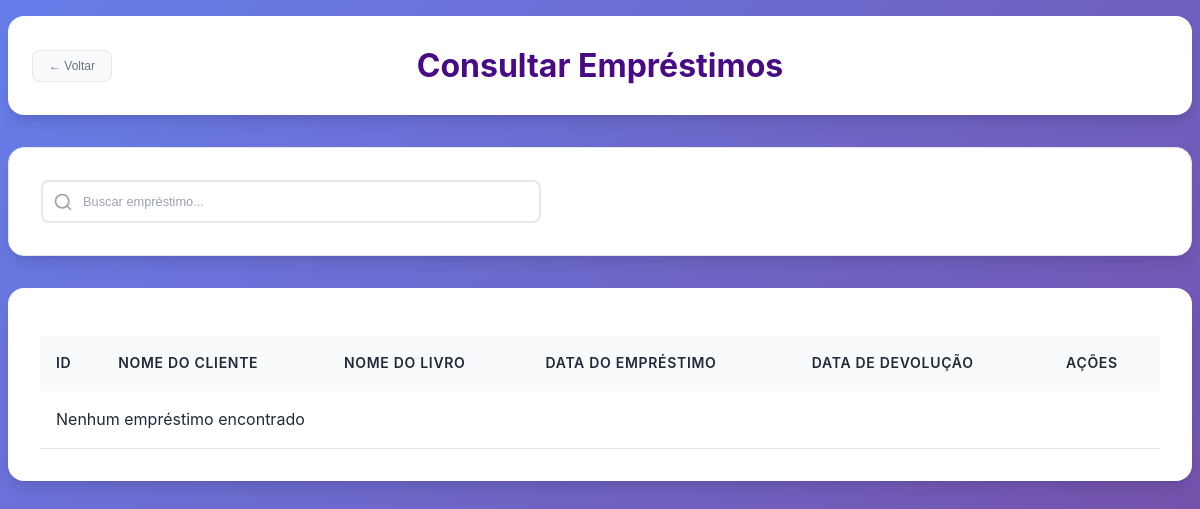
The app's page /subtelas/consultar_emprestimo.php (signed in), older data.
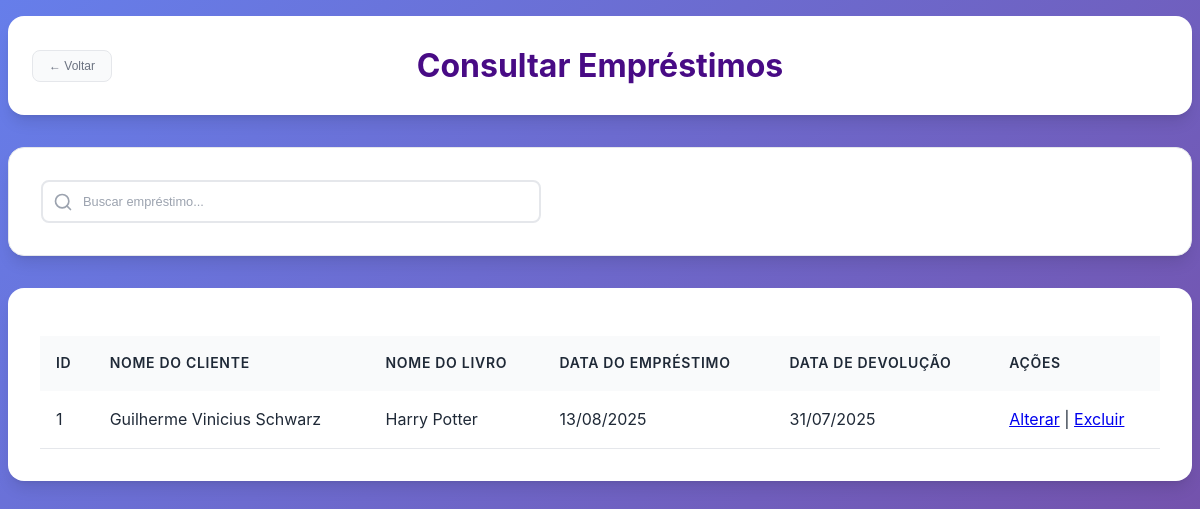
The same page, newer data.
### tables this page shows
CREATE TABLE `emprestimo` (
  `Cod_Emprestimo` int(11) NOT NULL,
  `Cod_Cliente` int(11) NOT NULL,
  `Cod_Livro` int(11) NOT NULL,
  `Data_Emprestimo` date NOT NULL,
  `Data_Devolucao` date NOT NULL
);

CREATE TABLE `cliente` (
  `Cod_Cliente` int(11) NOT NULL,
  `Cod_Perfil` int(11) DEFAULT NULL,
  `Nome` varchar(50) NOT NULL,
  `CPF` varchar(15) NOT NULL,
  `Email` varchar(255) NOT NULL,
  `Sexo` varchar(10) NOT NULL,
  `Nome_Responsavel` varchar(50) DEFAULT NULL,
  `Telefone` varchar(20) NOT NULL,
  `Data_Nascimento` date NOT NULL,
  `CEP` varchar(20) NOT NULL,
  `UF` char(2) NOT NULL,
  `Cidade` varchar(30) NOT NULL,
  `Bairro` varchar(30) NOT NULL,
  `Rua` varchar(40) NOT NULL,
  `Num_Residencia` int(11) NOT NULL,
  `Foto` longblob NOT NULL
);

CREATE TABLE `livro` (
  `Cod_Livro` int(11) NOT NULL,
  `Cod_Autor` int(11) DEFAULT NULL,
  `Cod_Editora` int(11) DEFAULT NULL,
  `Cod_Doador` int(11) DEFAULT NULL,
  `Cod_Genero` int(11) DEFAULT NULL,
  `Titulo` varchar(50) NOT NULL,
  `Data_Lancamento` varchar(12) DEFAULT NULL,
  `Data_Registro` varchar(12) DEFAULT NULL,
  `Quantidade` int(11) NOT NULL,
  `Num_Prateleira` char(2) DEFAULT NULL,
  `Foto` longblob NOT NULL
);

### subtelas/consultar_emprestimo.php (the view, shortened to what this page needs)
<?php
require_once '../conexao.php';
  $emprestimos = [];
  try {
      if ($_SERVER["REQUEST_METHOD"] == "POST" && !empty($_POST['busca'])) {
          $busca = trim($_POST['busca']);
          if (is_numeric($busca)) {
              $sql = "SELECT e.Cod_Emprestimo, c.Nome as Nome_Cliente, l.Titulo as Nome_Livro,
                             e.Data_Emprestimo, e.Data_Devolucao
                        FROM emprestimo e
                        INNER JOIN cliente c ON e.Cod_Cliente = c.Cod_Cliente
                        INNER JOIN livro l ON e.Cod_Livro = l.Cod_Livro
                        WHERE e.Cod_Emprestimo = :busca
                        ORDER BY e.Data_Emprestimo DESC";
              $stmt = $pdo->prepare($sql);
              $stmt->bindParam(":busca", $busca, PDO::PARAM_INT);
          } else {
              $sql = "SELECT e.Cod_Emprestimo, c.Nome as Nome_Cliente, l.Titulo as Nome_Livro,
                             e.Data_Emprestimo, e.Data_Devolucao
                        FROM emprestimo e
                        INNER JOIN cliente c ON e.Cod_Cliente = c.Cod_Cliente
                        INNER JOIN livro l ON e.Cod_Livro = l.Cod_Livro
                        WHERE c.Nome LIKE :busca_nome
                        ORDER BY e.Data_Emprestimo DESC";
              $stmt = $pdo->prepare($sql);
              $stmt->bindValue(':busca_nome', "$busca%", PDO::PARAM_STR);
          }
      } else {
          $sql = "SELECT e.Cod_Emprestimo, c.Nome as Nome_Cliente, l.Titulo as Nome_Livro,
                         e.Data_Emprestimo, e.Data_Devolucao
                    FROM emprestimo e
                    INNER JOIN cliente c ON e.Cod_Cliente = c.Cod_Cliente
                    INNER JOIN livro l ON e.Cod_Livro = l.Cod_Livro
                    ORDER BY e.Data_Emprestimo DESC";
          $stmt = $pdo->prepare($sql);
      }
      $stmt->execute();
      $emprestimos = $stmt->fetchAll(PDO::FETCH_ASSOC);
  } catch (PDOException $e) {
      $erro = "Erro na consulta: " . $e->getMessage();
      $emprestimos = [];
  }
?>
<!DOCTYPE html>
<html lang="pt-br">
<head>
  <link rel="stylesheet" type="text/css" href="subtelas_css/consultas.css" />
  <link rel="stylesheet" type="text/css" href="subtelas_css/sidebar.css" />
</head>
<body>
  <div class="page-wrapper">
    <header>
      <form action="../gerente.php" method="POST">
        <button class="btn-voltar">← Voltar</button>
      </form>
      <h1>Consultar Empréstimos</h1>
    </header>
    <form action="consultar_emprestimo.php" method="POST">
    <div id="search-container">
      <div class="input-wrapper">
          <input type="text" id="search-input" name="nome_funcionario" placeholder="Buscar empréstimo..." required style="padding-left:40px;">
        </div>
    </div>
    </form>
    <nav>
      <table id="funcionarios-table">
        <thead>
          <tr>
            <th>ID</th>
            <th>NOME DO CLIENTE</th>
            <th>NOME DO LIVRO</th>
            <th>DATA DO EMPRÉSTIMO</th>
            <th>DATA DE DEVOLUÇÃO</th>
            <th>AÇÕES</th>
          </tr>
        </thead>
        <tbody>
          <?php if (!empty($emprestimos) && is_array($emprestimos)): ?>
            <?php foreach ($emprestimos as $e): ?>
              <tr>
                <td><?= htmlspecialchars($e['Cod_Emprestimo']) ?></td>
                <td><?= htmlspecialchars($e['Nome_Cliente']) ?></td>
                <td><?= htmlspecialchars($e['Nome_Livro']) ?></td>
                <td><?= date("d/m/Y", strtotime($e['Data_Emprestimo'])) ?></td>
                <td><?= $e['Data_Devolucao'] ? date("d/m/Y", strtotime($e['Data_Devolucao'])) : 'Não devolvido' ?></td>
                <td>
                  <a href="alterar_emprestimo.php?id=<?= htmlspecialchars($e['Cod_Emprestimo']) ?>" class="alterar">Alterar</a>
                  |
                  <a href="excluir_emprestimo.php?id=<?= htmlspecialchars($e['Cod_Emprestimo']) ?>" class="excluir" onclick="return confirm('Tem certeza que deseja excluir este empréstimo?')">Excluir</a>
                </td>
              </tr>
            <?php endforeach; ?>
          <?php else: ?>
              <tr><td colspan="7">Nenhum empréstimo encontrado</td></tr>
          <?php endif; ?>
        </tbody>
      </table>
    </nav>
    </div>
</body>
</html>

Row changes from the older to the newer data that the page shows:
added emprestimo: Cod_Emprestimo "1", Cod_Cliente.Nome "Guilherme Vinicius Schwarz", Cod_Livro.Titulo "Harry Potter", Data_Emprestimo "13/08/2025", Data_Devolucao "31/07/2025"
Text that changed along with them:
text no longer shown: "Nenhum empréstimo encontrado"
